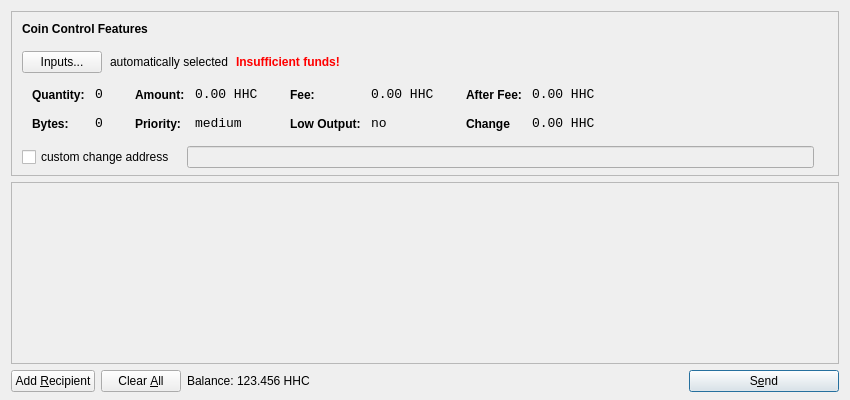
<?xml version="1.0" encoding="UTF-8"?>
<ui version="4.0">
 <class>SendCoinsDialog</class>
 <widget class="QDialog" name="SendCoinsDialog">
  <property name="geometry">
   <rect>
    <x>0</x>
    <y>0</y>
    <width>850</width>
    <height>400</height>
   </rect>
  </property>
  <property name="windowTitle">
   <string>Send Coins</string>
  </property>
  <layout class="QVBoxLayout" name="verticalLayout" stretch="0,1,0">
   <property name="bottomMargin">
    <number>8</number>
   </property>
   <item>
    <widget class="QFrame" name="frameCoinControl">
     <property name="sizePolicy">
      <sizepolicy hsizetype="Expanding" vsizetype="Expanding">
       <horstretch>0</horstretch>
       <verstretch>0</verstretch>
      </sizepolicy>
     </property>
     <property name="maximumSize">
      <size>
       <width>16777215</width>
       <height>16777215</height>
      </size>
     </property>
     <property name="frameShape">
      <enum>QFrame::StyledPanel</enum>
     </property>
     <property name="frameShadow">
      <enum>QFrame::Sunken</enum>
     </property>
     <layout class="QVBoxLayout" name="verticalLayoutCoinControl2">
      <property name="spacing">
       <number>-1</number>
      </property>
      <property name="leftMargin">
       <number>0</number>
      </property>
      <property name="topMargin">
       <number>0</number>
      </property>
      <property name="rightMargin">
       <number>0</number>
      </property>
      <property name="bottomMargin">
       <number>6</number>
      </property>
      <item>
       <layout class="QVBoxLayout" name="verticalLayoutCoinControl" stretch="0,0,0,0,1">
        <property name="spacing">
         <number>0</number>
        </property>
        <property name="leftMargin">
         <number>10</number>
        </property>
        <property name="topMargin">
         <number>10</number>
        </property>
        <item>
         <layout class="QHBoxLayout" name="horizontalLayoutCoinControl1">
          <property name="bottomMargin">
           <number>15</number>
          </property>
          <item>
           <widget class="QLabel" name="labelCoinControlFeatures">
            <property name="sizePolicy">
             <sizepolicy hsizetype="Preferred" vsizetype="Maximum">
              <horstretch>0</horstretch>
              <verstretch>0</verstretch>
             </sizepolicy>
            </property>
            <property name="font">
             <font>
              <weight>75</weight>
              <bold>true</bold>
             </font>
            </property>
            <property name="styleSheet">
             <string notr="true">font-weight:bold;</string>
            </property>
            <property name="text">
             <string>Coin Control Features</string>
            </property>
           </widget>
          </item>
         </layout>
        </item>
        <item>
         <layout class="QHBoxLayout" name="horizontalLayoutCoinControl2" stretch="0,0,0,0">
          <property name="spacing">
           <number>8</number>
          </property>
          <property name="bottomMargin">
           <number>10</number>
          </property>
          <item>
           <widget class="QPushButton" name="pushButtonCoinControl">
            <property name="styleSheet">
             <string notr="true"/>
            </property>
            <property name="text">
             <string>Inputs...</string>
            </property>
           </widget>
          </item>
          <item>
           <widget class="QLabel" name="labelCoinControlAutomaticallySelected">
            <property name="text">
             <string>automatically selected</string>
            </property>
            <property name="margin">
             <number>5</number>
            </property>
           </widget>
          </item>
          <item>
           <widget class="QLabel" name="labelCoinControlInsuffFunds">
            <property name="font">
             <font>
              <weight>75</weight>
              <bold>true</bold>
             </font>
            </property>
            <property name="styleSheet">
             <string notr="true">color:red;font-weight:bold;</string>
            </property>
            <property name="text">
             <string>Insufficient funds!</string>
            </property>
            <property name="margin">
             <number>5</number>
            </property>
           </widget>
          </item>
          <item>
           <spacer name="horizontalSpacerCoinControl">
            <property name="orientation">
             <enum>Qt::Horizontal</enum>
            </property>
            <property name="sizeHint" stdset="0">
             <size>
              <width>40</width>
              <height>1</height>
             </size>
            </property>
           </spacer>
          </item>
         </layout>
        </item>
        <item>
         <widget class="QWidget" name="widgetCoinControl" native="true">
          <property name="sizePolicy">
           <sizepolicy hsizetype="Preferred" vsizetype="Preferred">
            <horstretch>0</horstretch>
            <verstretch>0</verstretch>
           </sizepolicy>
          </property>
          <property name="minimumSize">
           <size>
            <width>0</width>
            <height>0</height>
           </size>
          </property>
          <property name="styleSheet">
           <string notr="true"/>
          </property>
          <layout class="QHBoxLayout" name="horizontalLayoutCoinControl5">
           <property name="margin">
            <number>0</number>
           </property>
           <item>
            <layout class="QHBoxLayout" name="horizontalLayoutCoinControl3" stretch="0,0,0,1">
             <property name="spacing">
              <number>20</number>
             </property>
             <property name="topMargin">
              <number>0</number>
             </property>
             <property name="bottomMargin">
              <number>10</number>
             </property>
             <item>
              <layout class="QFormLayout" name="formLayoutCoinControl1">
               <property name="horizontalSpacing">
                <number>10</number>
               </property>
               <property name="verticalSpacing">
                <number>14</number>
               </property>
               <property name="leftMargin">
                <number>10</number>
               </property>
               <property name="topMargin">
                <number>4</number>
               </property>
               <property name="rightMargin">
                <number>6</number>
               </property>
               <item row="0" column="0">
                <widget class="QLabel" name="labelCoinControlQuantityText">
                 <property name="styleSheet">
                  <string notr="true">font-weight:bold;</string>
                 </property>
                 <property name="text">
                  <string>Quantity:</string>
                 </property>
                 <property name="margin">
                  <number>0</number>
                 </property>
                </widget>
               </item>
               <item row="0" column="1">
                <widget class="QLabel" name="labelCoinControlQuantity">
                 <property name="font">
                  <font>
                   <family>Monospace</family>
                   <pointsize>10</pointsize>
                  </font>
                 </property>
                 <property name="cursor">
                  <cursorShape>IBeamCursor</cursorShape>
                 </property>
                 <property name="contextMenuPolicy">
                  <enum>Qt::ActionsContextMenu</enum>
                 </property>
                 <property name="text">
                  <string>0</string>
                 </property>
                 <property name="margin">
                  <number>0</number>
                 </property>
                 <property name="textInteractionFlags">
                  <set>Qt::LinksAccessibleByMouse|Qt::TextSelectableByKeyboard|Qt::TextSelectableByMouse</set>
                 </property>
                </widget>
               </item>
               <item row="1" column="0">
                <widget class="QLabel" name="labelCoinControlBytesText">
                 <property name="styleSheet">
                  <string notr="true">font-weight:bold;</string>
                 </property>
                 <property name="text">
                  <string>Bytes:</string>
                 </property>
                </widget>
               </item>
               <item row="1" column="1">
                <widget class="QLabel" name="labelCoinControlBytes">
                 <property name="font">
                  <font>
                   <family>Monospace</family>
                   <pointsize>10</pointsize>
                  </font>
                 </property>
                 <property name="cursor">
                  <cursorShape>IBeamCursor</cursorShape>
                 </property>
                 <property name="contextMenuPolicy">
                  <enum>Qt::ActionsContextMenu</enum>
                 </property>
                 <property name="text">
                  <string>0</string>
                 </property>
                 <property name="textInteractionFlags">
                  <set>Qt::LinksAccessibleByMouse|Qt::TextSelectableByKeyboard|Qt::TextSelectableByMouse</set>
                 </property>
                </widget>
               </item>
              </layout>
             </item>
             <item>
              <layout class="QFormLayout" name="formLayoutCoinControl2">
               <property name="horizontalSpacing">
                <number>10</number>
               </property>
               <property name="verticalSpacing">
                <number>14</number>
               </property>
               <property name="leftMargin">
                <number>6</number>
               </property>
               <property name="topMargin">
                <number>4</number>
               </property>
               <property name="rightMargin">
                <number>6</number>
               </property>
               <item row="0" column="0">
                <widget class="QLabel" name="labelCoinControlAmountText">
                 <property name="styleSheet">
                  <string notr="true">font-weight:bold;</string>
                 </property>
                 <property name="text">
                  <string>Amount:</string>
                 </property>
                 <property name="margin">
                  <number>0</number>
                 </property>
                </widget>
               </item>
               <item row="0" column="1">
                <widget class="QLabel" name="labelCoinControlAmount">
                 <property name="font">
                  <font>
                   <family>Monospace</family>
                   <pointsize>10</pointsize>
                  </font>
                 </property>
                 <property name="cursor">
                  <cursorShape>IBeamCursor</cursorShape>
                 </property>
                 <property name="contextMenuPolicy">
                  <enum>Qt::ActionsContextMenu</enum>
                 </property>
                 <property name="text">
                  <string notr="true">0.00 HHC</string>
                 </property>
                 <property name="textInteractionFlags">
                  <set>Qt::LinksAccessibleByMouse|Qt::TextSelectableByKeyboard|Qt::TextSelectableByMouse</set>
                 </property>
                </widget>
               </item>
               <item row="1" column="0">
                <widget class="QLabel" name="labelCoinControlPriorityText">
                 <property name="styleSheet">
                  <string notr="true">font-weight:bold;</string>
                 </property>
                 <property name="text">
                  <string>Priority:</string>
                 </property>
                </widget>
               </item>
               <item row="1" column="1">
                <widget class="QLabel" name="labelCoinControlPriority">
                 <property name="font">
                  <font>
                   <family>Monospace</family>
                   <pointsize>10</pointsize>
                  </font>
                 </property>
                 <property name="cursor">
                  <cursorShape>IBeamCursor</cursorShape>
                 </property>
                 <property name="contextMenuPolicy">
                  <enum>Qt::ActionsContextMenu</enum>
                 </property>
                 <property name="text">
                  <string>medium</string>
                 </property>
                 <property name="textInteractionFlags">
                  <set>Qt::LinksAccessibleByMouse|Qt::TextSelectableByKeyboard|Qt::TextSelectableByMouse</set>
                 </property>
                </widget>
               </item>
              </layout>
             </item>
             <item>
              <layout class="QFormLayout" name="formLayoutCoinControl3">
               <property name="horizontalSpacing">
                <number>10</number>
               </property>
               <property name="verticalSpacing">
                <number>14</number>
               </property>
               <property name="leftMargin">
                <number>6</number>
               </property>
               <property name="topMargin">
                <number>4</number>
               </property>
               <property name="rightMargin">
                <number>6</number>
               </property>
               <item row="0" column="0">
                <widget class="QLabel" name="labelCoinControlFeeText">
                 <property name="styleSheet">
                  <string notr="true">font-weight:bold;</string>
                 </property>
                 <property name="text">
                  <string>Fee:</string>
                 </property>
                 <property name="margin">
                  <number>0</number>
                 </property>
                </widget>
               </item>
               <item row="0" column="1">
                <widget class="QLabel" name="labelCoinControlFee">
                 <property name="font">
                  <font>
                   <family>Monospace</family>
                   <pointsize>10</pointsize>
                  </font>
                 </property>
                 <property name="cursor">
                  <cursorShape>IBeamCursor</cursorShape>
                 </property>
                 <property name="contextMenuPolicy">
                  <enum>Qt::ActionsContextMenu</enum>
                 </property>
                 <property name="text">
                  <string notr="true">0.00 HHC</string>
                 </property>
                 <property name="textInteractionFlags">
                  <set>Qt::LinksAccessibleByMouse|Qt::TextSelectableByKeyboard|Qt::TextSelectableByMouse</set>
                 </property>
                </widget>
               </item>
               <item row="1" column="0">
                <widget class="QLabel" name="labelCoinControlLowOutputText">
                 <property name="styleSheet">
                  <string notr="true">font-weight:bold;</string>
                 </property>
                 <property name="text">
                  <string>Low Output:</string>
                 </property>
                </widget>
               </item>
               <item row="1" column="1">
                <widget class="QLabel" name="labelCoinControlLowOutput">
                 <property name="font">
                  <font>
                   <family>Monospace</family>
                   <pointsize>10</pointsize>
                  </font>
                 </property>
                 <property name="cursor">
                  <cursorShape>IBeamCursor</cursorShape>
                 </property>
                 <property name="contextMenuPolicy">
                  <enum>Qt::ActionsContextMenu</enum>
                 </property>
                 <property name="text">
                  <string>no</string>
                 </property>
                 <property name="textInteractionFlags">
                  <set>Qt::LinksAccessibleByMouse|Qt::TextSelectableByKeyboard|Qt::TextSelectableByMouse</set>
                 </property>
                </widget>
               </item>
              </layout>
             </item>
             <item>
              <layout class="QFormLayout" name="formLayoutCoinControl4">
               <property name="horizontalSpacing">
                <number>10</number>
               </property>
               <property name="verticalSpacing">
                <number>14</number>
               </property>
               <property name="leftMargin">
                <number>6</number>
               </property>
               <property name="topMargin">
                <number>4</number>
               </property>
               <property name="rightMargin">
                <number>6</number>
               </property>
               <item row="0" column="0">
                <widget class="QLabel" name="labelCoinControlAfterFeeText">
                 <property name="styleSheet">
                  <string notr="true">font-weight:bold;</string>
                 </property>
                 <property name="text">
                  <string>After Fee:</string>
                 </property>
                 <property name="margin">
                  <number>0</number>
                 </property>
                </widget>
               </item>
               <item row="0" column="1">
                <widget class="QLabel" name="labelCoinControlAfterFee">
                 <property name="font">
                  <font>
                   <family>Monospace</family>
                   <pointsize>10</pointsize>
                  </font>
                 </property>
                 <property name="cursor">
                  <cursorShape>IBeamCursor</cursorShape>
                 </property>
                 <property name="contextMenuPolicy">
                  <enum>Qt::ActionsContextMenu</enum>
                 </property>
                 <property name="text">
                  <string notr="true">0.00 HHC</string>
                 </property>
                 <property name="textInteractionFlags">
                  <set>Qt::LinksAccessibleByMouse|Qt::TextSelectableByKeyboard|Qt::TextSelectableByMouse</set>
                 </property>
                </widget>
               </item>
               <item row="1" column="0">
                <widget class="QLabel" name="labelCoinControlChangeText">
                 <property name="styleSheet">
                  <string notr="true">font-weight:bold;</string>
                 </property>
                 <property name="text">
                  <string>Change</string>
                 </property>
                </widget>
               </item>
               <item row="1" column="1">
                <widget class="QLabel" name="labelCoinControlChange">
                 <property name="font">
                  <font>
                   <family>Monospace</family>
                   <pointsize>10</pointsize>
                  </font>
                 </property>
                 <property name="cursor">
                  <cursorShape>IBeamCursor</cursorShape>
                 </property>
                 <property name="contextMenuPolicy">
                  <enum>Qt::ActionsContextMenu</enum>
                 </property>
                 <property name="text">
                  <string notr="true">0.00 HHC</string>
                 </property>
                 <property name="textInteractionFlags">
                  <set>Qt::LinksAccessibleByMouse|Qt::TextSelectableByKeyboard|Qt::TextSelectableByMouse</set>
                 </property>
                </widget>
               </item>
              </layout>
             </item>
            </layout>
           </item>
          </layout>
         </widget>
        </item>
        <item>
         <layout class="QHBoxLayout" name="horizontalLayoutCoinControl4" stretch="0,0,0">
          <property name="spacing">
           <number>12</number>
          </property>
          <property name="sizeConstraint">
           <enum>QLayout::SetDefaultConstraint</enum>
          </property>
          <property name="topMargin">
           <number>5</number>
          </property>
          <property name="rightMargin">
           <number>5</number>
          </property>
          <item>
           <widget class="QCheckBox" name="checkBoxCoinControlChange">
            <property name="text">
             <string>custom change address</string>
            </property>
           </widget>
          </item>
          <item>
           <widget class="QLineEdit" name="lineEditCoinControlChange">
            <property name="enabled">
             <bool>false</bool>
            </property>
            <property name="sizePolicy">
             <sizepolicy hsizetype="Expanding" vsizetype="Fixed">
              <horstretch>0</horstretch>
              <verstretch>0</verstretch>
             </sizepolicy>
            </property>
           </widget>
          </item>
          <item>
           <widget class="QLabel" name="labelCoinControlChangeLabel">
            <property name="sizePolicy">
             <sizepolicy hsizetype="Preferred" vsizetype="Expanding">
              <horstretch>0</horstretch>
              <verstretch>0</verstretch>
             </sizepolicy>
            </property>
            <property name="minimumSize">
             <size>
              <width>0</width>
              <height>0</height>
             </size>
            </property>
            <property name="text">
             <string/>
            </property>
            <property name="margin">
             <number>3</number>
            </property>
           </widget>
          </item>
         </layout>
        </item>
        <item>
         <spacer name="verticalSpacerCoinControl">
          <property name="orientation">
           <enum>Qt::Vertical</enum>
          </property>
          <property name="sizeHint" stdset="0">
           <size>
            <width>800</width>
            <height>1</height>
           </size>
          </property>
         </spacer>
        </item>
       </layout>
      </item>
     </layout>
    </widget>
   </item>
   <item>
    <widget class="QScrollArea" name="scrollArea">
     <property name="widgetResizable">
      <bool>true</bool>
     </property>
     <widget class="QWidget" name="scrollAreaWidgetContents">
      <property name="geometry">
       <rect>
        <x>0</x>
        <y>0</y>
        <width>830</width>
        <height>165</height>
       </rect>
      </property>
      <layout class="QVBoxLayout" name="verticalLayout_2">
       <property name="margin">
        <number>0</number>
       </property>
       <item>
        <layout class="QVBoxLayout" name="entries">
         <property name="spacing">
          <number>6</number>
         </property>
        </layout>
       </item>
       <item>
        <spacer name="verticalSpacer">
         <property name="orientation">
          <enum>Qt::Vertical</enum>
         </property>
         <property name="sizeHint" stdset="0">
          <size>
           <width>20</width>
           <height>40</height>
          </size>
         </property>
        </spacer>
       </item>
      </layout>
     </widget>
    </widget>
   </item>
   <item>
    <layout class="QHBoxLayout" name="horizontalLayout">
     <item>
      <widget class="QPushButton" name="addButton">
       <property name="toolTip">
        <string>Send to multiple recipients at once</string>
       </property>
       <property name="text">
        <string>Add &amp;Recipient</string>
       </property>
       <property name="autoDefault">
        <bool>false</bool>
       </property>
      </widget>
     </item>
     <item>
      <widget class="QPushButton" name="clearButton">
       <property name="sizePolicy">
        <sizepolicy hsizetype="Minimum" vsizetype="Fixed">
         <horstretch>0</horstretch>
         <verstretch>0</verstretch>
        </sizepolicy>
       </property>
       <property name="toolTip">
        <string>Remove all transaction fields</string>
       </property>
       <property name="text">
        <string>Clear &amp;All</string>
       </property>
       <property name="autoRepeatDelay">
        <number>300</number>
       </property>
       <property name="autoDefault">
        <bool>false</bool>
       </property>
      </widget>
     </item>
     <item>
      <layout class="QHBoxLayout" name="horizontalLayout_2">
       <property name="spacing">
        <number>3</number>
       </property>
       <item>
        <widget class="QLabel" name="label">
         <property name="sizePolicy">
          <sizepolicy hsizetype="Preferred" vsizetype="Fixed">
           <horstretch>0</horstretch>
           <verstretch>0</verstretch>
          </sizepolicy>
         </property>
         <property name="text">
          <string>Balance:</string>
         </property>
        </widget>
       </item>
       <item>
        <widget class="QLabel" name="labelBalance">
         <property name="sizePolicy">
          <sizepolicy hsizetype="Preferred" vsizetype="Fixed">
           <horstretch>0</horstretch>
           <verstretch>0</verstretch>
          </sizepolicy>
         </property>
         <property name="cursor">
          <cursorShape>IBeamCursor</cursorShape>
         </property>
         <property name="text">
          <string notr="true">123.456 HHC</string>
         </property>
         <property name="textInteractionFlags">
          <set>Qt::LinksAccessibleByMouse|Qt::TextSelectableByKeyboard|Qt::TextSelectableByMouse</set>
         </property>
        </widget>
       </item>
      </layout>
     </item>
     <item>
      <spacer name="horizontalSpacer">
       <property name="orientation">
        <enum>Qt::Horizontal</enum>
       </property>
       <property name="sizeHint" stdset="0">
        <size>
         <width>40</width>
         <height>20</height>
        </size>
       </property>
      </spacer>
     </item>
     <item>
      <widget class="QPushButton" name="sendButton">
       <property name="minimumSize">
        <size>
         <width>150</width>
         <height>0</height>
        </size>
       </property>
       <property name="toolTip">
        <string>Confirm the send action</string>
       </property>
       <property name="text">
        <string>S&amp;end</string>
       </property>
       <property name="icon">
        <iconset resource="../bitcoin.qrc">
         <normaloff>:/icons/send</normaloff>:/icons/send</iconset>
       </property>
       <property name="default">
        <bool>true</bool>
       </property>
      </widget>
     </item>
    </layout>
   </item>
  </layout>
 </widget>
 <resources>
  <include location="../bitcoin.qrc"/>
 </resources>
 <connections/>
</ui>
